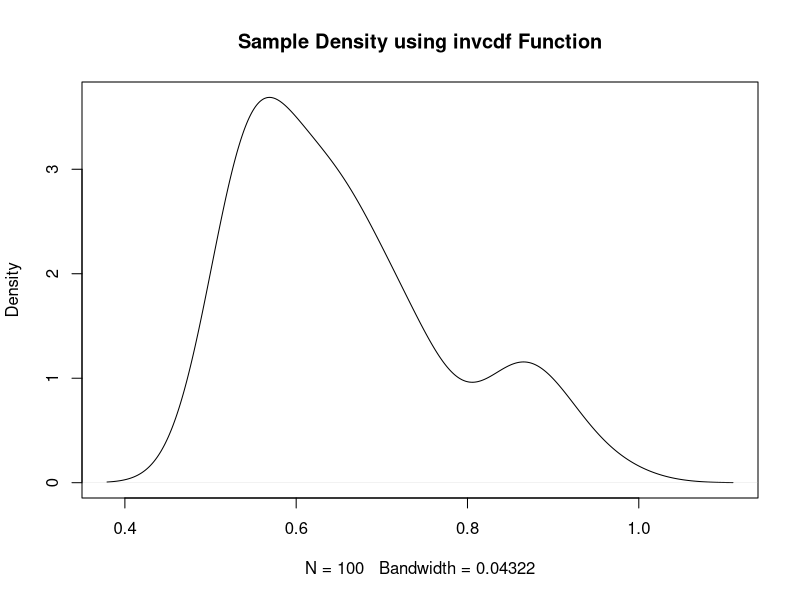
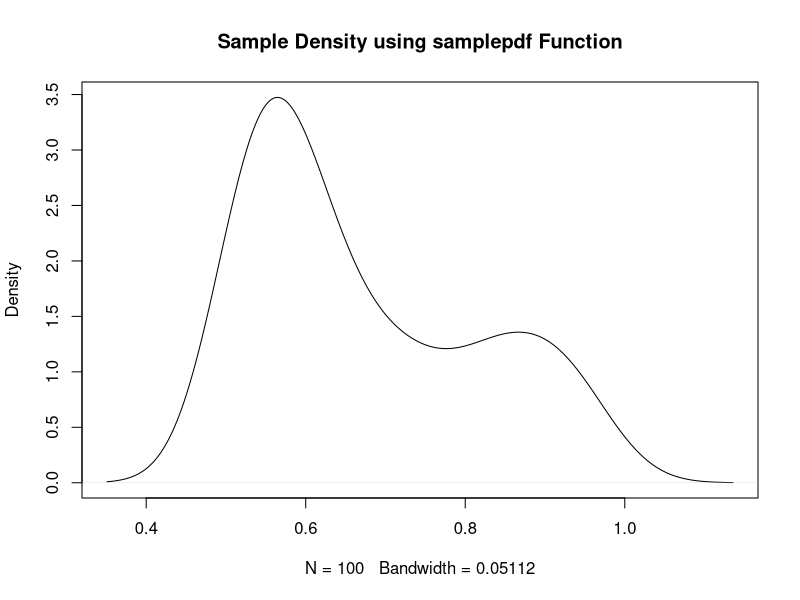

The R source for these figures, in order: (Note: this script raises an error after producing the figures.)
##=========================================================================================
#	samplingFromPDF_v1.R
#	very interesting sampling from pdf
#	http://blog.quantitations.com/tutorial/2012/11/20/sampling-from-an-arbitrary-density/
##=========================================================================================
invcdf <- function(u, m) {
    return(sqrt(m^2/(1 - (1 - m^2) * u)))
}

sample1 <- sapply(runif(100), invcdf, m = .5)
plot(density(sample1), main = "Sample Density using invcdf Function")

sample1


endsign <- function(f, sign = 1) {
    b <- sign
    while (sign * f(b) < 0) b <- 10 * b
    return(b)
}

samplepdf <- function(n, pdf, ..., spdf.lower = -Inf, spdf.upper = Inf) {
    vpdf <- function(v) sapply(v, pdf, ...)  # vectorize
    cdf <- function(x) integrate(vpdf, spdf.lower, x)$value
    invcdf <- function(u) {
        subcdf <- function(t) cdf(t) - u
        if (spdf.lower == -Inf) 
            spdf.lower <- endsign(subcdf, -1)
        if (spdf.upper == Inf) 
            spdf.upper <- endsign(subcdf)
        return(uniroot(subcdf, c(spdf.lower, spdf.upper))$root)
    }
    sapply(runif(n), invcdf)
}


h <- function(t, m) {
    if (t >= m & t <= 1) 
        return(2 * m^2/(1 - m^2)/t^3)
    return(0)
}

sample2 <- samplepdf(100, h, m = .5)
plot(density(sample2), main = "Sample Density using samplepdf Function")




ntime <- function(n, f, ...) {
    return(system.time(f(n, ...))[3])
}

n <- 100 * 1:10
times <- sapply(n, ntime, f = samplepdf, pdf = h)
fit <- lm(times ~ n)$coeff
fit <- signif(fit, 2)
print(paste("The time needed (seconds) to sample from this density is about ", 
    fit[1], " + ", fit[2], "*n.", sep=""))


## [1] "The time needed (seconds) to sample from this density is about 3.2 + 0.14*n."


plot(n, times, ylab = "seconds", xlab = "n", main = "Time Required", col = 3)
abline(fit, col = 2)


